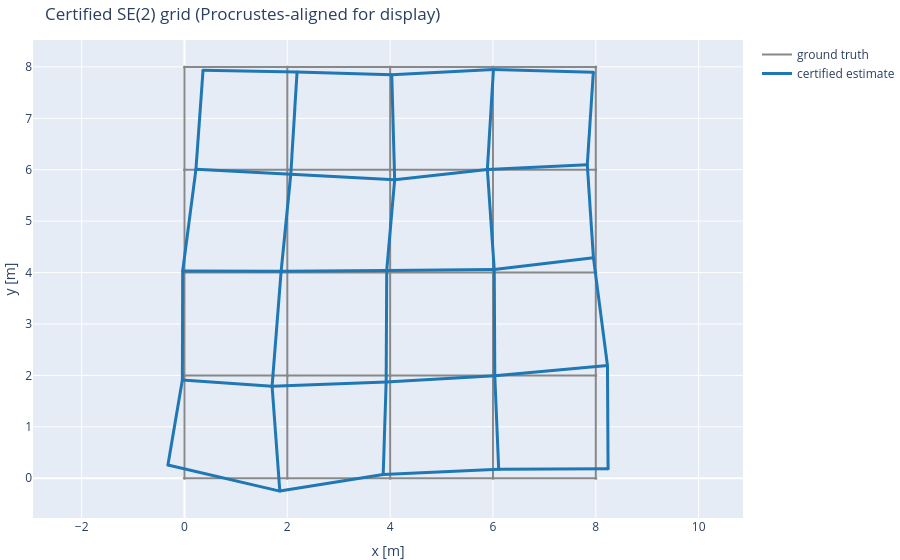

This figure's notebook cell:
### Markdown cell above
## The estimated grid

Absolute poses are only determined up to a global $SE(2)$ transform, so a Procrustes fit is applied here **purely so the two graphs can be drawn in one frame**. It plays no role in the certificate or the objective above. Every edge is drawn, so the loop closures that tie the grid together are visible.

### Code cell
def procrustes(source, target):
    """Rigid transform aligning source points to target points, for display only."""
    source_mean, target_mean = source.mean(axis=0), target.mean(axis=0)
    covariance = (target - target_mean).T @ (source - source_mean)
    left, _, right_transpose = np.linalg.svd(covariance)
    correction = np.eye(covariance.shape[0])
    correction[-1, -1] = np.linalg.det(left @ right_transpose)
    rotation = left @ correction @ right_transpose
    return rotation, target_mean - rotation @ source_mean

truth_points = np.array([truth[i].translation() for i in range(len(truth))])
estimate_points = np.array([estimate.atPoint2(T(i)) for i in range(len(truth))])
alignment, offset = procrustes(estimate_points, truth_points)
aligned = estimate_points @ alignment.T + offset

def segments(points, pairs):
    """Flatten graph edges into one polyline trace separated by None gaps."""
    return [
        np.array([coordinate
                  for i, j in pairs
                  for coordinate in (points[i][axis], points[j][axis], None)],
                 dtype=object)
        for axis in range(points.shape[1])
    ]

figure = go.Figure()
for points, pairs, name, colour, width in (
    (truth_points, edges, "ground truth", "#888888", 2),
    (aligned, edges, "certified estimate", "#1f77b4", 3),
):
    xs, ys = segments(points, pairs)
    figure.add_trace(go.Scatter(x=xs, y=ys, mode="lines", name=name,
                        line=dict(color=colour, width=width)))
    figure.add_trace(go.Scatter(x=points[:, 0], y=points[:, 1], mode="markers", showlegend=False,
                        marker=dict(size=3, color=colour)))
figure.update_layout(
    title="Certified SE(2) grid (Procrustes-aligned for display)",
    xaxis_title="x [m]", yaxis_title="y [m]",
    yaxis=dict(scaleanchor="x", scaleratio=1),
    height=560, margin=dict(l=0, r=0, t=40, b=0))
figure.show()

print(f"RMS position error after alignment: "
      f"{np.sqrt(((aligned - truth_points) ** 2).sum(axis=1).mean()):.4f} m")

### Figure 1 — Plotly figure (JSON) as saved in the notebook; plotly's stock layout.template omitted (floating-point values rounded to 4 significant figures)
{"data": [{"line": {"color": "#888888", "width": 2}, "mode": "lines", "name": "ground truth", "type": "scatter", "x": [0.0, 2.0, null, 2.0, 4.0, null, 4.0, 6.0, null, 6.0, 8.0, null, 8.0, 8.0, null, 8.0, 6.0, null, 6.0, 4.0, null, 4.0, 2.0, null, 2.0, 0.0, null, 0.0, 0.0, null, 0.0, 2.0, null, 2.0, 4.0, null, 4.0, 6.0, null, 6.0, 8.0, null, 8.0, 8.0, null, 8.0, 6.0, null, 6.0, 4.0, null, 4.0, 2.0, null, 2.0, 0.0, null, 0.0, 0.0, null, 0.0, 2.0, null, 2.0, 4.0, null, 4.0, 6.0, null, 6.0, 8.0, null, 0.0, 0.0, null, 2.0, 2.0, null, 4.0, 4.0, null, 6.0, 6.0, null, 8.0, 8.0, null, 6.0, 6.0, null, 4.0, 4.0, null, 2.0, 2.0, null, 0.0, 0.0, null, 2.0, 2.0, null, 4.0, 4.0, null, 6.0, 6.0, null, 8.0, 8.0, null, 6.0, 6.0, null, 4.0, 4.0, null, 2.0, 2.0, null], "y": [0.0, 0.0, null, 0.0, 0.0, null, 0.0, 0.0, null, 0.0, 0.0, null, 0.0, 2.0, null, 2.0, 2.0, null, 2.0, 2.0, null, 2.0, 2.0, null, 2.0, 2.0, null, 2.0, 4.0, null, 4.0, 4.0, null, 4.0, 4.0, null, 4.0, 4.0, null, 4.0, 4.0, null, 4.0, 6.0, null, 6.0, 6.0, null, 6.0, 6.0, null, 6.0, 6.0, null, 6.0, 6.0, null, 6.0, 8.0, null, 8.0, 8.0, null, 8.0, 8.0, null, 8.0, 8.0, null, 8.0, 8.0, null, 0.0, 2.0, null, 0.0, 2.0, null, 0.0, 2.0, null, 0.0, 2.0, null, 2.0, 4.0, null, 2.0, 4.0, null, 2.0, 4.0, null, 2.0, 4.0, null, 4.0, 6.0, null, 4.0, 6.0, null, 4.0, 6.0, null, 4.0, 6.0, null, 6.0, 8.0, null, 6.0, 8.0, null, 6.0, 8.0, null, 6.0, 8.0, null]}, {"marker": {"color": "#888888", "size": 3}, "mode": "markers", "showlegend": false, "type": "scatter", "x": [0.0, 2.0, 4.0, 6.0, 8.0, 8.0, 6.0, 4.0, 2.0, 0.0, 0.0, 2.0, 4.0, 6.0, 8.0, 8.0, 6.0, 4.0, 2.0, 0.0, 0.0, 2.0, 4.0, 6.0, 8.0], "y": [0.0, 0.0, 0.0, 0.0, 0.0, 2.0, 2.0, 2.0, 2.0, 2.0, 4.0, 4.0, 4.0, 4.0, 4.0, 6.0, 6.0, 6.0, 6.0, 6.0, 8.0, 8.0, 8.0, 8.0, 8.0]}, {"line": {"color": "#1f77b4", "width": 3}, "mode": "lines", "name": "certified estimate", "type": "scatter", "x": [-0.3219, 1.854, null, 1.854, 3.865, null, 3.865, 6.111, null, 6.111, 8.239, null, 8.239, 8.227, null, 8.227, 6.035, null, 6.035, 3.922, null, 3.922, 1.704, null, 1.704, -0.04111, null, -0.04111, -0.03478, null, -0.03478, 1.88, null, 1.88, 3.934, null, 3.934, 6.025, null, 6.025, 7.954, null, 7.954, 7.835, null, 7.835, 5.891, null, 5.891, 4.088, null, 4.088, 2.068, null, 2.068, 0.2228, null, 0.2228, 0.3612, null, 0.3612, 2.189, null, 2.189, 4.031, null, 4.031, 6.009, null, 6.009, 7.952, null, -0.3219, -0.04111, null, 1.854, 1.704, null, 3.865, 3.922, null, 6.111, 6.035, null, 8.227, 7.954, null, 6.035, 6.025, null, 3.922, 3.934, null, 1.704, 1.88, null, -0.03478, 0.2228, null, 1.88, 2.068, null, 3.934, 4.088, null, 6.025, 5.891, null, 7.835, 7.952, null, 5.891, 6.009, null, 4.088, 4.031, null, 2.068, 2.189, null], "y": [0.2573, -0.2505, null, -0.2505, 0.07299, null, 0.07299, 0.1729, null, 0.1729, 0.1861, null, 0.1861, 2.191, null, 2.191, 1.993, null, 1.993, 1.87, null, 1.87, 1.791, null, 1.791, 1.911, null, 1.911, 4.03, null, 4.03, 4.026, null, 4.026, 4.04, null, 4.04, 4.062, null, 4.062, 4.29, null, 4.29, 6.097, null, 6.097, 6.005, null, 6.005, 5.805, null, 5.805, 5.912, null, 5.912, 6.007, null, 6.007, 7.935, null, 7.935, 7.899, null, 7.899, 7.849, null, 7.849, 7.951, null, 7.951, 7.897, null, 0.2573, 1.911, null, -0.2505, 1.791, null, 0.07299, 1.87, null, 0.1729, 1.993, null, 2.191, 4.29, null, 1.993, 4.062, null, 1.87, 4.04, null, 1.791, 4.026, null, 4.03, 6.007, null, 4.026, 5.912, null, 4.04, 5.805, null, 4.062, 6.005, null, 6.097, 7.897, null, 6.005, 7.951, null, 5.805, 7.849, null, 5.912, 7.899, null]}, {"marker": {"color": "#1f77b4", "size": 3}, "mode": "markers", "showlegend": false, "type": "scatter", "x": [-0.3219, 1.854, 3.865, 6.111, 8.239, 8.227, 6.035, 3.922, 1.704, -0.04111, -0.03478, 1.88, 3.934, 6.025, 7.954, 7.835, 5.891, 4.088, 2.068, 0.2228, 0.3612, 2.189, 4.031, 6.009, 7.952], "y": [0.2573, -0.2505, 0.07299, 0.1729, 0.1861, 2.191, 1.993, 1.87, 1.791, 1.911, 4.03, 4.026, 4.04, 4.062, 4.29, 6.097, 6.005, 5.805, 5.912, 6.007, 7.935, 7.899, 7.849, 7.951, 7.897]}], "layout": {"height": 560, "margin": {"b": 0, "l": 0, "r": 0, "t": 40}, "title": {"text": "Certified SE(2) grid (Procrustes-aligned for display)"}, "xaxis": {"title": {"text": "x [m]"}}, "yaxis": {"scaleanchor": "x", "scaleratio": 1, "title": {"text": "y [m]"}}}}
